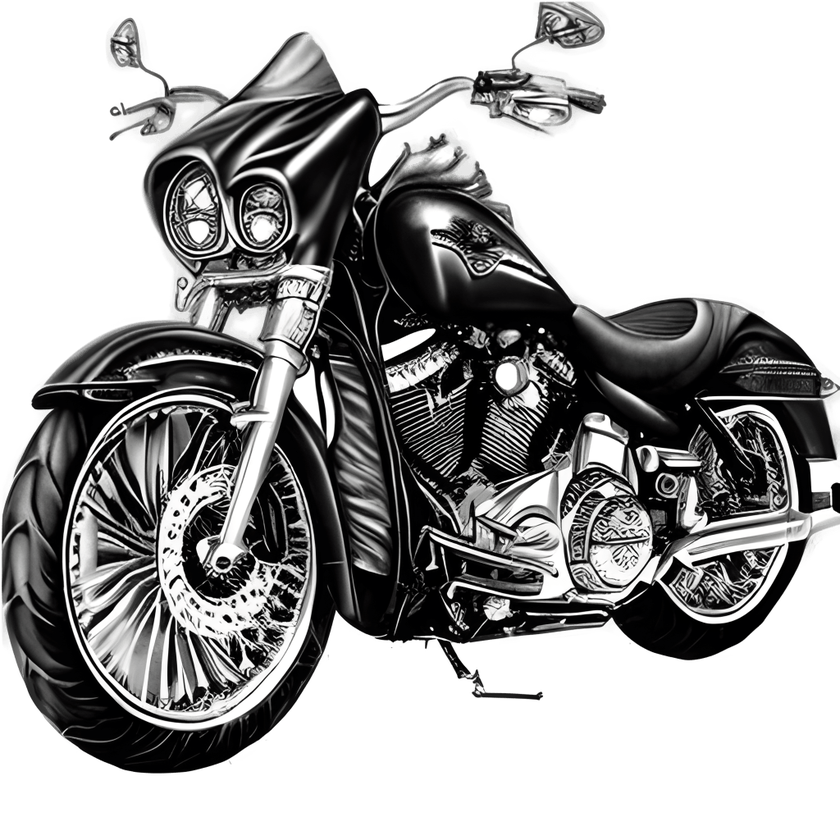
#> input picture zad6 - bazyortagonalne/obrazy/drugi.png, 840 x 840 px, shrunk from 1024 x 1024 before the run, found by its file name
$ python bahrd_poisson.py
#> lines starting #> are read from the running program, lines starting #| are printed output that depends on the picture
### zad6 - bazyortagonalne/auxiliary.py
## Auxiliary routines for image processing algorithms
import numpy as np; from numpy.linalg import inv
import matplotlib.pyplot as plt; from matplotlib.colors import LinearSegmentedColormap as lscm

#Image presentation
def displayImages(images, titles = '', cmp = 'gray', show = True):
#    if type(images) is tuple or type(images) is list:
    if isinstance(images, (tuple, list)):
        number = len(images)
        fig = plt.figure(figsize = (number * 3, 3)); fig.tight_layout()
        for p, (image, title) in enumerate(zip(images, titles)):
            sb = plt.subplot(1, number, p + 1)
            sb.set_xticks([]); sb.set_yticks([])
            plt.title(title); plt.imshow(image, cmap = cmp)
    else:
        sb = plt.subplot(1, 1, 1)
        sb.set_xticks([]); sb.set_yticks([])
        plt.title(titles); plt.imshow(images, cmap = cmp)
    if show: plt.show()

# [24 lines left out: functions displayPlots, displayPlotsXY, displayChannels, not called in this run]

# When you don't care about the return value
def splot(*args, scalex = True, scaley = True, data = None, **kwargs):
    _ = plt.plot(*args, scalex = True, scaley = True, data = None, **kwargs)

# CFA filter mask (replication of a single CFA segment into a whole sensor mask)
def CFA(masks, X):
    return np.dstack([np.tile(mask, X) for mask in masks])

JPG_QT_Y = [[16, 11, 10, 16,  24,  40,  51,  61],
            [12, 12, 14, 19,  26,  58,  60,  55],
            [14, 13, 16, 24,  40,  57,  69,  56],
            [14, 17, 22, 29,  51,  87,  80,  62],
            [18, 22, 37, 56,  68, 109, 103,  77],
            [24, 35, 55, 64,  81, 104, 113,  92],
            [49, 64, 78, 87, 103, 121, 120, 101],
            [72, 92, 95, 98, 112, 100, 103,  99]]

JPG_QT_CbCr =  [[17, 18, 24, 47, 99, 99, 99, 99],
                [18, 21, 26, 66, 99, 99, 99, 99],
                [24, 26, 56, 99, 99, 99, 99, 99],
                [47, 66, 99, 99, 99, 99, 99, 99],
                [99, 99, 99, 99, 99, 99, 99, 99],
                [99, 99, 99, 99, 99, 99, 99, 99],
                [99, 99, 99, 99, 99, 99, 99, 99],
                [99, 99, 99, 99, 99, 99, 99, 99]]

## Irréversible Color Transform (ICT)
RGB2YCbCr = [[ .299,     .587,     .114],
             [-.168736, -.331264,  .5],
             [ .5,      -.418688, -.081312]]
YCbCr2RGB = inv(np.array(RGB2YCbCr))

## Reversible Color Transform (RCT)
def RCT(R, G, B):
    Y, Cb, Cr = int(np.floor((R + 2*G + B)/4)), B - G, R - G
    return (Y, Cb, Cr)

# [4 lines left out: function invRCT, not called in this run]


## A decorative fun... See: https://www.geeksforgeeks.org/decorators-in-python/
from time import time as TT
# [8 lines left out: function ITT, not called in this run]

### zad6 - bazyortagonalne/bahrd_poisson.py
import cv2
from cv2 import imread, cvtColor, COLOR_BGR2RGB as RGB, COLOR_BGR2GRAY as BW
from matplotlib.pyplot import subplots, subplots_adjust, axes, show
from matplotlib.widgets import Slider, RadioButtons,Button
## https://matplotlib.org/3.2.1/gallery/widgets/slider_demo.html
from numpy.random import poisson
from auxiliary import displayImages as DI
from numpy import clip
from random import choice

''' Warning: Never ignore warnings... ;) '''
import warnings; warnings.filterwarnings('ignore')

# A handy shortcut...
DIH = lambda img, ttl = '', cmp = 'gray', shw = False: DI(img, ttl, cmp, shw)

# Globalna zmienna do przechowywania przetworzonego obrazu
processed_img = None

# GUI event handlers
# GUI event handlers
def poissonimg(val):
    global fig, img, lambda_display, processed_img
    λ = 2 ** (val - 8.0)
    processed_img = clip(poisson(img * λ) / λ, 0, 0xff).astype('uint8')
    DIH(processed_img, f'{val}EV')
    lambda_display.set_text(f'λ = {λ:.2f}')

    # Zmiana nazwy pliku przy zapisie, aby zawierała wartość λ
    filename = f'lambda_{λ:.2f}.png'
    cv2.imwrite(filename, cv2.cvtColor(processed_img, cv2.COLOR_RGB2BGR))

    fig.canvas.draw_idle()

def scotophotopic(label):
    global img, mb, slEV
    img = cvtColor(imread(mb), RGB if label == 'RGB' else BW)
    poissonimg(slEV.val)

# GUI elements
fig, _ = subplots(num="Nihil novi sub stella..."); subplots_adjust(left=.25, bottom=.35)

axEV, axc = axes([.25, .1, .65, .03]), axes([.025, .5, .15, .15])
slEV = Slider(axEV, 'EV', 0.0, 16.0, valinit=8.0, valstep=1.0)
radio = RadioButtons(axc, ('RGB', 'B&W'), active=0)

# Tworzenie dodatkowego obszaru dla wyświetlania wartości λ
ax_lambda = fig.add_axes([.9, .1, .1, .03])
ax_lambda.set_xticks([])
ax_lambda.set_yticks([])
ax_lambda.set_navigate(False)

# Inicjalizacja tekstu dla wyświetlania wartości λ
lambda_display = ax_lambda.text(0.5, 0.5, '', horizontalalignment='center', verticalalignment='center')

slEV.on_changed(poissonimg); radio.on_clicked(scotophotopic)

# Image re/de-generation
mb = 'drugi.png'
img = cvtColor(imread(mb), RGB)

poissonimg(8)
show()
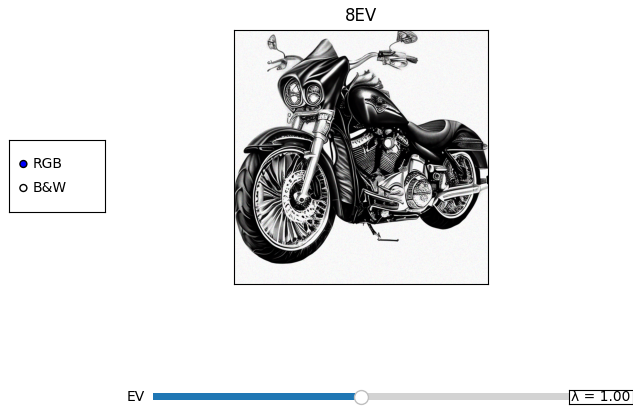
#> figure drawn by matplotlib, 3 panels
